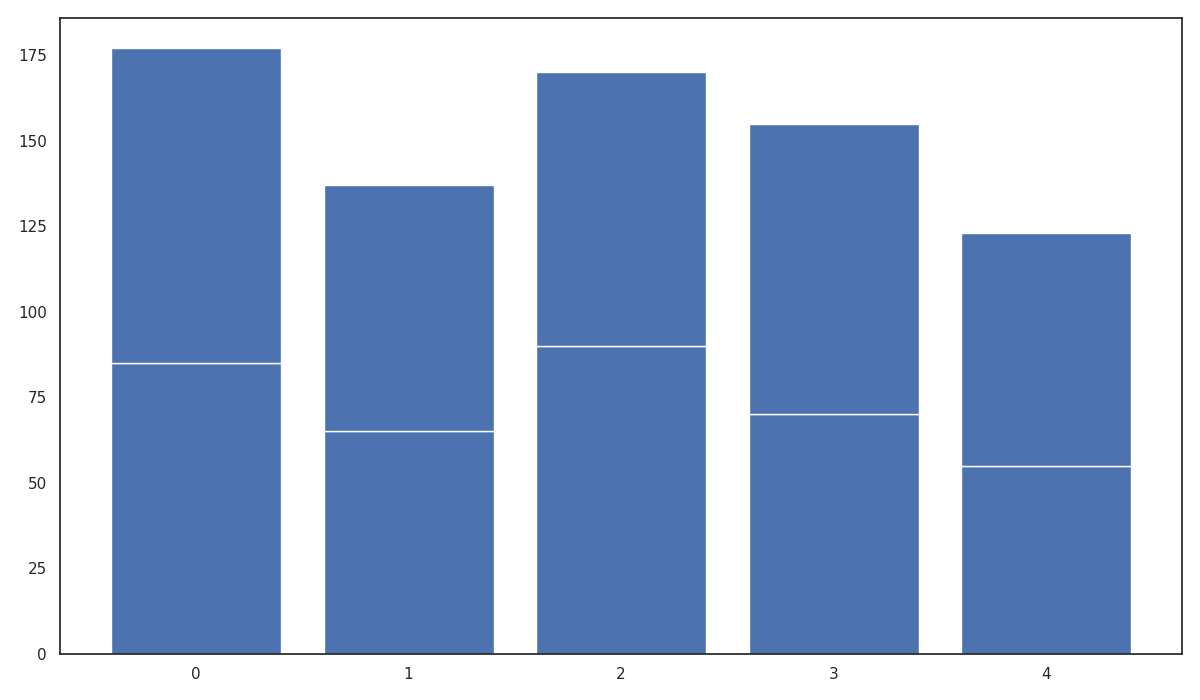

Here is the Python script that generated this plot:
import matplotlib.pyplot as plt
import numpy as np

xenon_popularity = [85, 65, 90, 70, 55]
orbis_popularity = [92, 72, 80, 85, 68]

fig, ax = plt.subplots(figsize=(12, 7))
r = np.arange(len(xenon_popularity))

# Changed both to have the same color 'b'
ax.bar(r, xenon_popularity, color='b')
ax.bar(r, orbis_popularity, color='b', bottom=xenon_popularity)

plt.tight_layout()
plt.show()
